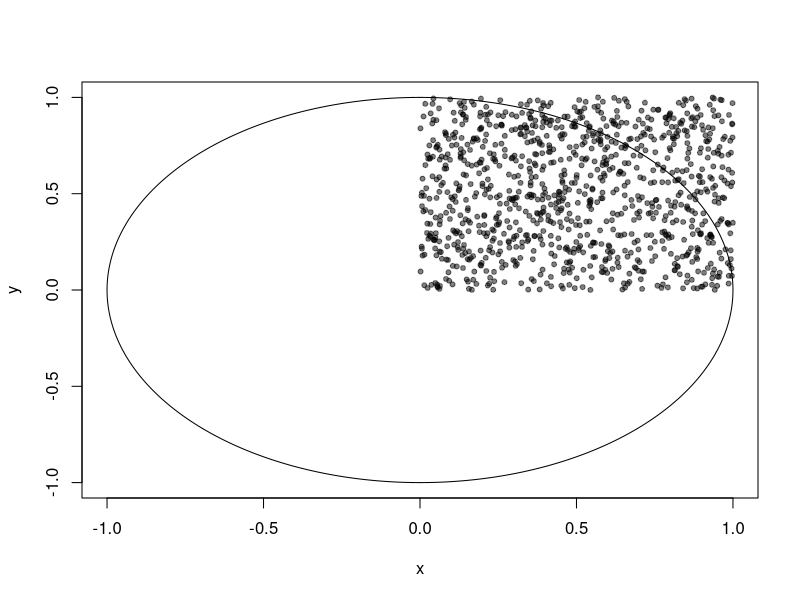

The R source for this figure:
## ---- chunk 1
x <- runif(1000)
y <- runif(1000)
plot(y ~ x, pch=20, col = rgb(0,0,0,.5), xlim=c(-1,1), ylim=c(-1,1))
angles <- seq(0, 2*pi, length=500)
lines(cos(angles), sin(angles))
